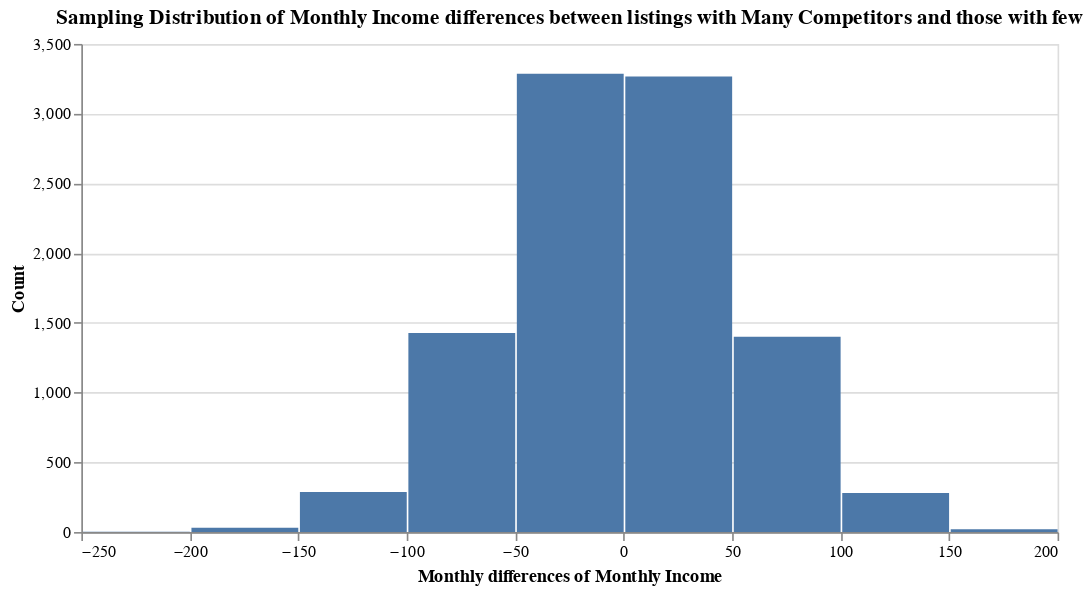

Notebook cell for this chart:
### Code cell
%%time
output = perform_permutation_test(listings_merged_df[listings_merged_df.Many_Competitors==False].income_per_month, listings_merged_df[listings_merged_df.Many_Competitors==True].income_per_month, x_axis_title='Monthly Income', chart_title='Monthly Income differences between listings with Many Competitors and those with few')
output[1]

### Figure 1 — Vega-Lite specification as saved in the notebook (floating-point values rounded to 4 significant figures; data arrays with more than 128 entries replaced by an {"elided": "..."} marker saying what was removed)
{"config": {"view": {"continuousWidth": 400, "continuousHeight": 300}}, "data": {"name": "data-830f952db6fc474c964430764d7b9113"}, "mark": "bar", "encoding": {"x": {"type": "quantitative", "bin": {"maxbins": 15}, "field": "Diffs", "title": "Monthly differences of Monthly Income"}, "y": {"type": "quantitative", "aggregate": "count", "title": "Count"}}, "title": "Sampling Distribution of Monthly Income differences between listings with Many Competitors and those with few", "width": 600, "$schema": "https://vega.github.io/schema/vega-lite/v4.8.1.json", "datasets": {"data-830f952db6fc474c964430764d7b9113": {"elided": "10000 records"}}}
